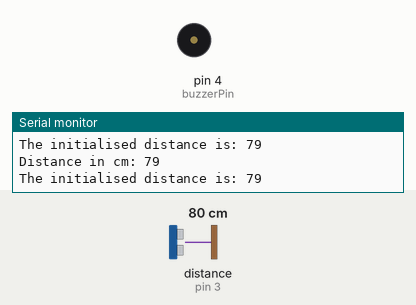
Simulated run of this sketch. Board: Arduino Uno, built with avr-gcc and run on an emulated ATmega328P. Parts: buzzer (waves = sounding), the last lines printed to the serial monitor. Wiring (inferred from the names in the program): ultrasonic range finder: trigger pin 2; echo pin 3. The test bench sets the inputs (shaded band); at power-on: distance to the obstacle (sensor on pin 3) 80 cm. The echo pulse lasts 58.3 µs per cm.

Above: at 1.2 s.
1.3 s: distance to the obstacle (sensor on pin 3) set to 2 cm
At 2.3 s:
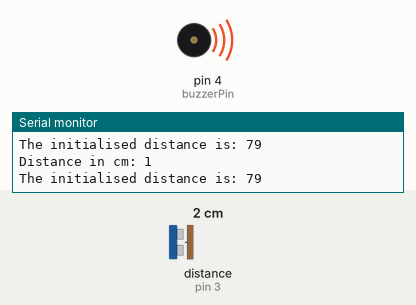
3.0 s: distance to the obstacle (sensor on pin 3) set to 4 cm
6.0 s: distance to the obstacle (sensor on pin 3) set to 18 cm
9.0 s: distance to the obstacle (sensor on pin 3) set to 9 cm
Timing chart, 0 to 12.0 s (numbered marks = the images above; inputs shaded):
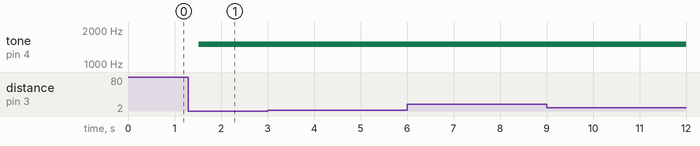

Measured:
- after the input at 1.3 s, tone on pin 4 (buzzerPin): silent → 1500 Hz after 0.22 s

The sketch:

unoCode_casa0016.ino
```cpp
/*  Ethan Taylor 2024
 *  Based on:
 *  https://howtomechatronics.com/tutorials/arduino/ultrasonic-sensor-hc-sr04/
 *  Templated from CASA0016 Workshop 3
 */

//map numbered pins to circuit component functions
#define trigPin 2 //pin 2 mapped to trigger pin on rangefinder
#define echoPin 3 //pin 3 mapped to echo pin on rangefinder
#define buzzerPin 4 //pin 4 mapped to buzzer (voltage input)

// initialise variables to global scope
int buzzerFreq = 1500; //frequency in Hertz at which buzzer sounds. chosen based on amplitude, according to buzzer documentation
int delayTime = 500; //time in milliseconds for arduino to delay until loop() restarts
int maxDist = 50; //the approximate length of the biscuit tube. used to determine "open" or "closed" state of lid.
int initDist = 0;

void setup() {
  // set baud rate to match arduino for debugging
  Serial.begin(9600);
  // define pins as inputs or outputs
  pinMode(trigPin, OUTPUT); // Sets the trigPin as an Output
  pinMode(echoPin, INPUT); // Sets the echoPin as an Input
  pinMode(buzzerPin, OUTPUT); // Sets buzzerPin as output
}

void loop() {
  while (initDist == 0){
    initDist = readcurrentDist();
  }
  //scan for current distance to object
  int currentDist = readcurrentDist();
  //print readings to console for debugging
  Serial.print("Distance in cm: ");
  Serial.println(currentDist);
  Serial.print("The initialised distance is: ");
  Serial.println(initDist);

  // buzzer test: triggers buzzer if the following conditions are met:
  if (lidOpen(currentDist) == true){
    noTone(buzzerPin);
  } else if (currentDist != initDist){
    tone(buzzerPin, buzzerFreq);
  } else {
    noTone(buzzerPin);
  }
  delay(delayTime); //wait for the delay time, in milliseconds, for update
}

int readcurrentDist(){ //reads the current distance between rangefinder and closest object when called
  // Clears the trigPin
  digitalWrite(trigPin, LOW);
  delayMicroseconds(2);

  // Sets the trigPin on HIGH state for 10 micro seconds
  digitalWrite(trigPin, HIGH);
  delayMicroseconds(10);
  digitalWrite(trigPin, LOW);

  // Reads the echoPin, returns the sound wave travel time in microseconds
  long duration = pulseIn(echoPin, HIGH);
  return 34400*duration/2000000; // returns the currentDist to object in centimeters
}

bool lidOpen(int a){ //checks if lid is open or not, by comparing parameter with maxDist
  if (a > maxDist){ //condition implies rangefinder is generating data from objects outside the tin...
    return true; //...therefore lid must be open
  } else { //condition implies rangefinder values are below maxDist...
    return false; //...therefore lid must be closed
  }
}
```
